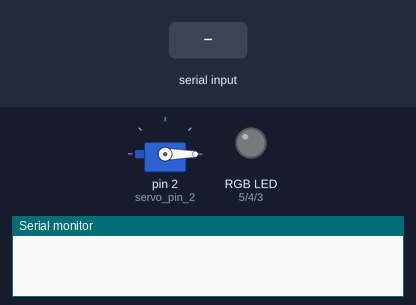
The sketch below on a simulated Arduino Uno, built with avr-gcc and run on an emulated ATmega328P. Shown: servo, an RGB LED mixed from three pins (HIGH = lit), the last lines printed to the serial monitor. The test bench sets the inputs (shaded band).

Above: at 1.2 s.
1.3 s: "99\n" received over Serial
4.3 s: "1,90\n" received over Serial
At 4.7 s:
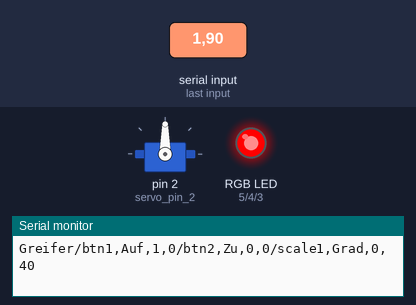
7.3 s: "1\n" received over Serial
At 9.4 s:
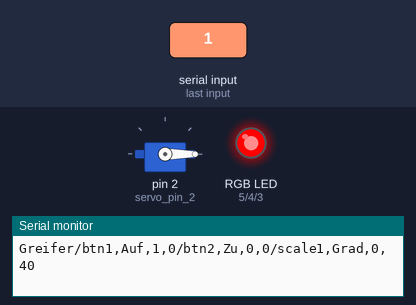
10.3 s: "1,90,45\n" received over Serial
At 12.9 s:
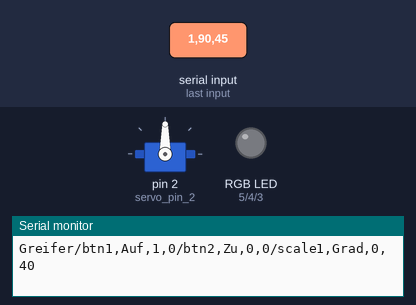
Timing chart, 0 to 14.3 s (numbered marks = the images above; inputs shaded):
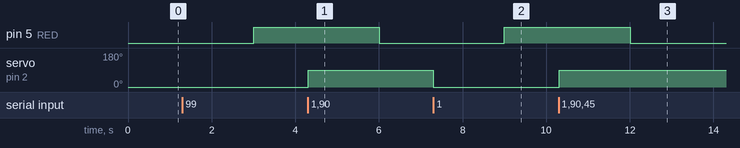

Measured:
- after the input at 4.3 s, servo on pin 2 (servo_pin_2): 0° → 90° at once
- after the input at 7.3 s, servo on pin 2 (servo_pin_2): 90° → 0° at once
- after the input at 10.3 s, servo on pin 2 (servo_pin_2): 0° → 90° at once

The sketch:

Alf_Tool_Greifer.ino
```cpp
#include <Servo.h>

//LED Pins
#define RED      5
#define GREEN    4
#define BLUE     3

unsigned long tstamp = 0;
bool rgbled_on = 0;
Servo servo_pin_2; //Servo Pin


int i;

void setColor(int redValue, int greenValue, int blueValue)
{
  analogWrite(RED, redValue);
  analogWrite(GREEN, greenValue);
  analogWrite(BLUE, blueValue);
}

void setblink(int redValue, int greenValue, int blueValue)
{

  int blink_delay = 3000;
  if (millis() > (tstamp + blink_delay))
  {
    rgbled_on = !rgbled_on;
    tstamp = millis();
  }
  if (rgbled_on == 1)
  {
    setColor(255, 0, 0);
  }
  else
  {
    setColor(0, 0, 0);
  }
}


void setup()
{

  Serial.begin(9600);
  servo_pin_2.attach(2, 530, 2600);
  servo_pin_2.write( 0 );
  setblink(0, 255, 0);
}


void loop() {
  //Seriell Daten empfangen und auswerten
  if (Serial.available() > 0)
  {
    char data;
    String buf = Serial.readStringUntil('\n');
    int n = buf.length();
    char string[n + 1];
    strcpy(string, buf.c_str());
    char delimiter[] = ",";
    char *ptr;
    int command[] = {0, 0, 0, 0, 0, 0, 0, 0, 0, 0};
    // initialisieren und ersten Abschnitt erstellen
    ptr = strtok(string, delimiter);
    int j = 0;
    while (ptr != NULL)
    {
      command[j] = atoi(ptr);
      ptr = strtok(NULL, delimiter);
      j++;
    }

    //Serielle Befehle ausführen
    setColor(0, 255, 0);

    if (command[0] == 99)
    {
      Serial.print("Greifer/btn1,Auf,1,0/btn2,Zu,0,0/scale1,Grad,0,40\n");
    }
    else if (command[0] == 0)
    {
      servo_pin_2.write( 0 );
    }
    else if (command[0] == 1)
    {
      servo_pin_2.write( command[1] );
    }

    command[0] = 0;
  }
  else
  {
    setblink(255, 0, 0);
  }


}
```
